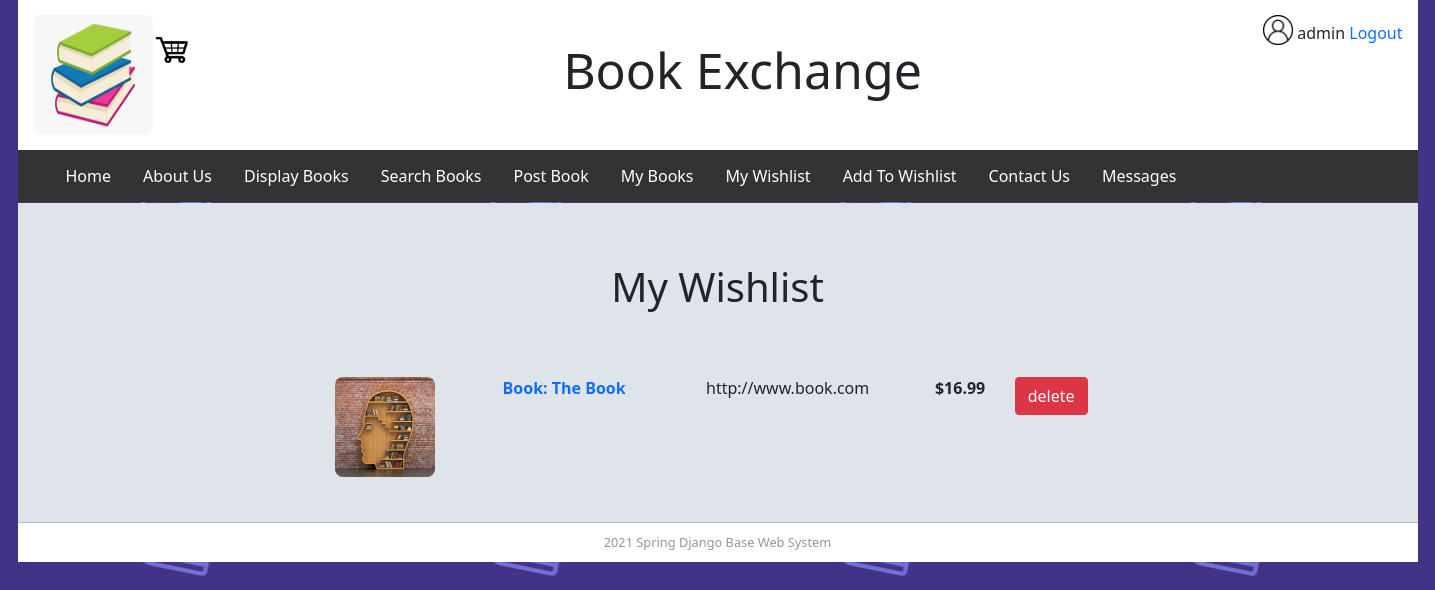
The page /wishlist (signed in) on the database its author committed.
### bookMng/models.py (models this page shows, shortened)
class MainMenu(models.Model):
    item = models.CharField(max_length=200, unique=True)
    link = models.CharField(max_length=200, unique=True)

class Wish(models.Model):
    name = models.CharField(max_length=200)
    web = models.URLField(max_length=200)
    price = models.DecimalField(decimal_places=2, max_digits=8)
    picture = models.FileField(upload_to='bookEx/static/uploads')
    pic_path = models.CharField(max_length=300, editable=False, blank=True)
    username = models.ForeignKey(User, blank=True, null=True, on_delete=models.CASCADE)

### bookMng/views.py (the view)
# urls.py: path('wishlist', views.wishlist, name='wishlist'),
@login_required(login_url=reverse_lazy('login'))
def wishlist(request):
    wishlist = Wish.objects.all()
    return render(request,
                  'bookMng/displaywishlist.html',
                  {
                      'item_list': MainMenu.objects.all(),
                       'wishlist': wishlist
                  })

### bookEx/templates/bookMng/displaywishlist.html (shortened to what this page needs)
{% extends "base.html" %}
{% load static %}
{% block sidenav %}
    {% for item in item_list %}
        <li>
            <a href="{{ item.link }}">{{ item.item }}</a>
        </li>
    {% endfor %}
{% endblock sidenav %}
{% block content %}
<h1 align="center"> My Wishlist</h1>
<table class="table">
    {% for wish in wishlist %}
    <tr>
        <td align="center">
            <img src="{% if book.picture %}
                        {% static book.pic_path %}
                      {% else %}
                         {% static 'logo.jpg' %}
                        {% endif %}" width="100" height="100" />
        </td>
        <td align="center"><b>
            <a href="book_detail/{{ wish.id }}">
               {{ wish.name }}
            </a></b>
        </td>
        <td align="center">
            {{ wish.web }}
        </td>
        <td align="center">
           <b>${{ wish.price }}</b>
        </td>
        <td>
            <a href="wishlist_delete/{{ wish.id }}" class="btn btn-danger">delete</a>
        </td>
    </tr>
    {% endfor %}
</table>
{% endblock content%}

### bookEx/templates/base.html (shortened to what this page needs)
{% load static %}
<html lang="en">
<head>
    <link rel="stylesheet" href="{% static 'main.css' %}"  type="text/css">
    <link rel="stylesheet" href="{% static 'bootstrap.min.css' %}" type="text/css"/>
</head>
<body>
<div id="wrapper">
    <header id="header">
        <div id="logo">
            <img src="{% static 'book_clip.png' %%}" width="120" height="120" style="float: left;"/>
            <span style="float: right;">
                {% if user.is_authenticated %}
                <img src="{% static 'person.png' %}" width="30" height="30"/>
                {{ user.username }}
                    <a href="{% url 'logout'%}?next=/">Logout</a>
                {% else %}
                    Not Logged in
                    <a href="{% url 'login' %}?next=/">Login</a>
                {% endif %}
            </span>
        </div>
        <div id="top_banner">
            <div id="imgtext">Book Exchange</div>
        </div>
        <div id="cart" >
 <a href="{% url 'cart' %}"><img src="{% static 'cart.png' %}" width="40" height="40"></a>
        </div>
    </header>
        <nav id="nav">
            <ul>
                {% block sidenav %}{% endblock sidenav %}
            </ul>
        </nav>
    <section id="main">
        {% block content %}{% endblock content %}
    </section>
    <footer id="footer">
        2021 Spring Django Base Web System
    </footer>
</div>
</body>
</html>

### bookEx/static/main.css (style rules this page uses)
body { background-image: url("patternbook.png"); background-repeat: repeat-y; background-position: center; font-family: Arial, Helvetica, sans-serif; }
#header { border-style: none; width: 1400px; height: 150px; background-color: #fff; }
#wrapper { margin-left: auto; margin-right: auto; width: 1400px; }
#footer { text-align: center; font-size: 0.8em; margin-top: 5px; padding-top:10px; padding-bottom: 10px; border-top: thin solid #bbbbbb; clear: both; color: #969696; background-color: #fff; width: 1400px; }
ul { list-style-type: none; margin: 0; padding: 0; overflow: hidden; background-color: #333; }
li { float: left; }
li a { display: block; color: white; text-align: center; padding: 14px 16px; text-decoration: none; }
#main { width: 1400px; float: left; align: center; height: auto; background-color: #dfe4ea; padding:10px; margin-top: -15px; }
#logo { padding: 15px; }
#top_banner { margin-left: 25px; position: relative; width: 100%; height: auto; }
#cart { vertical-align: bottom; position: relative; }
img { border-radius: 8px; margin-bottom: 10px; }
h1 { font-size: 40px; text-align: center; padding: 50px; }
#imgtext { position: absolute; top: 50%; left: 50%; transform: translate(-50%, -50%); font-size: 50px; vertical-align: center; margin-top: 40px; }
.table { width: 60% !important; margin: auto; }
a:link, a:visited { text-decoration: none; }

### rows shown on the page
MainMenu: item "Home"
MainMenu: item "About Us"
MainMenu: item "Display Books"
MainMenu: item "Search Books"
MainMenu: item "Post Book"
MainMenu: item "My Books"
MainMenu: item "My Wishlist"
MainMenu: item "Add To Wishlist"
MainMenu: item "Contact Us"
MainMenu: item "Messages"
Wish: name "Book: The Book", web "http://www.book.com", price "16.99"

### other values the page prints
{{ user.username }} "admin"
